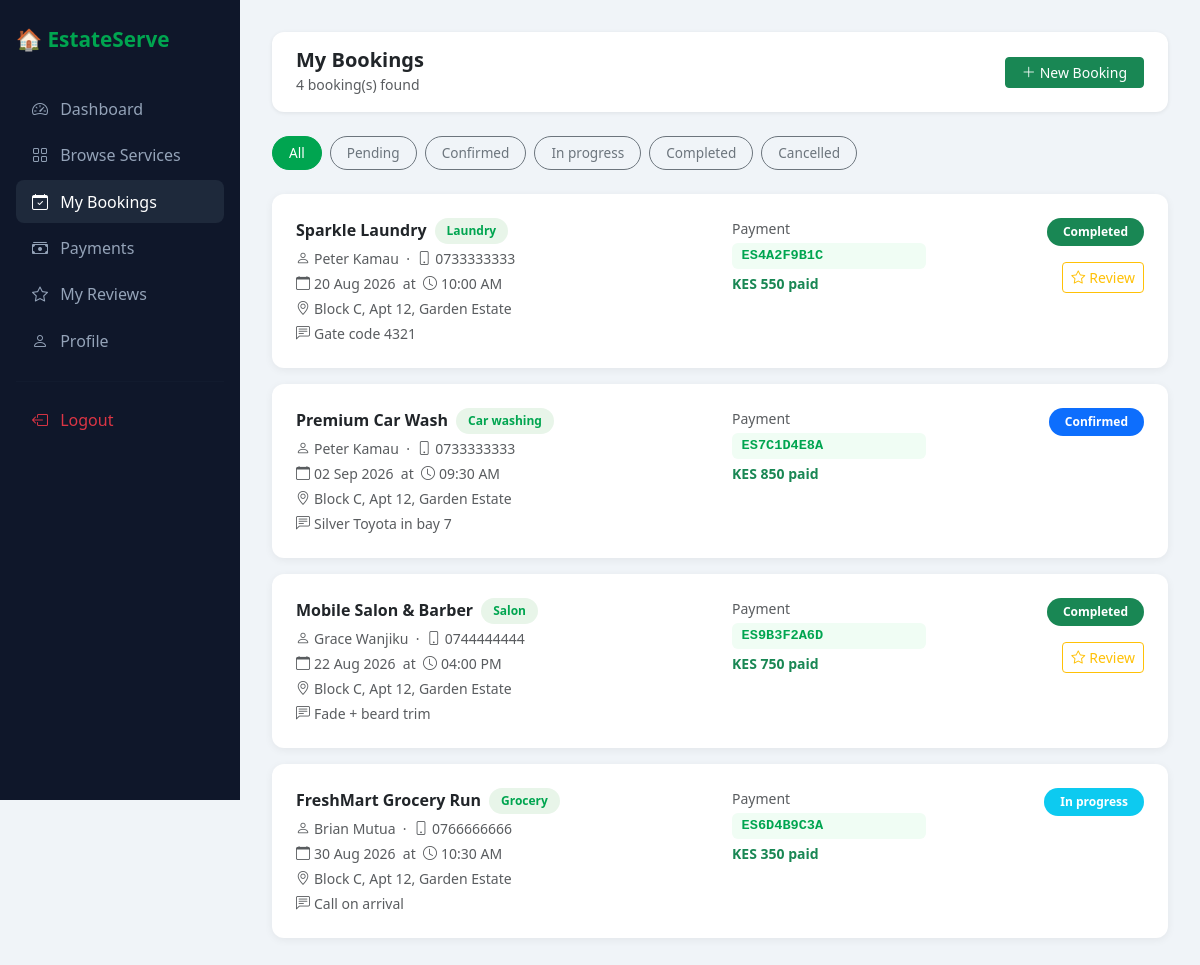
The page /resident/bookings.php (signed in) on the database its author committed.
### tables this page shows
CREATE TABLE bookings (
    id           INT AUTO_INCREMENT PRIMARY KEY,
    resident_id  INT NOT NULL,
    service_id   INT NOT NULL,
    provider_id  INT NULL,
    booking_date DATE NOT NULL,
    booking_time TIME NOT NULL,
    address      VARCHAR(255) NOT NULL,
    notes        TEXT,
    status       ENUM('pending','confirmed','in_progress','completed','cancelled')
                 NOT NULL DEFAULT 'pending',
    created_at   TIMESTAMP NOT NULL DEFAULT CURRENT_TIMESTAMP,
    CONSTRAINT fk_bookings_resident FOREIGN KEY (resident_id)
        REFERENCES users(id)    ON DELETE CASCADE,
    CONSTRAINT fk_bookings_service  FOREIGN KEY (service_id)
        REFERENCES services(id) ON DELETE CASCADE,
    CONSTRAINT fk_bookings_provider FOREIGN KEY (provider_id)
        REFERENCES users(id)    ON DELETE SET NULL
);

CREATE TABLE services (
    id          INT AUTO_INCREMENT PRIMARY KEY,
    name        VARCHAR(150) NOT NULL,
    category    ENUM('laundry','car_washing','grocery','house_cleaning',
                     'plumbing','food_delivery','salon') NOT NULL,
    description TEXT,
    price       DECIMAL(10,2) NOT NULL DEFAULT 0,
    provider_id INT NULL,
    status      ENUM('available','unavailable') NOT NULL DEFAULT 'available',
    created_at  TIMESTAMP NOT NULL DEFAULT CURRENT_TIMESTAMP,
    CONSTRAINT fk_services_provider FOREIGN KEY (provider_id)
        REFERENCES users(id) ON DELETE SET NULL
);

CREATE TABLE users (
    id         INT AUTO_INCREMENT PRIMARY KEY,
    full_name  VARCHAR(150) NOT NULL,
    email      VARCHAR(150) NOT NULL UNIQUE,
    phone      VARCHAR(30)  NOT NULL,
    password   VARCHAR(255) NOT NULL,
    role       ENUM('admin','resident','provider','delivery') NOT NULL,
    status     ENUM('active','inactive','pending') NOT NULL DEFAULT 'active',
    created_at TIMESTAMP NOT NULL DEFAULT CURRENT_TIMESTAMP
);

CREATE TABLE payments (
    id               INT AUTO_INCREMENT PRIMARY KEY,
    booking_id       INT NOT NULL,
    resident_id      INT NOT NULL,
    amount           DECIMAL(10,2) NOT NULL,
    phone            VARCHAR(30) NOT NULL,
    transaction_code VARCHAR(50) NOT NULL,
    status           ENUM('success','pending','failed') NOT NULL DEFAULT 'success',
    paid_at          TIMESTAMP NOT NULL DEFAULT CURRENT_TIMESTAMP,
    CONSTRAINT fk_payments_booking  FOREIGN KEY (booking_id)
        REFERENCES bookings(id) ON DELETE CASCADE,
    CONSTRAINT fk_payments_resident FOREIGN KEY (resident_id)
        REFERENCES users(id)    ON DELETE CASCADE
);

### resident/bookings.php (the view, shortened to what this page needs)
<?php
require_once '../includes/db.php';
$user_id = $_SESSION['user_id'];
$filter = isset($_GET['status']) ? $_GET['status'] : 'all';
$where  = $filter !== 'all' ? "AND b.status = '$filter'" : '';
$stmt = $pdo->prepare("
    SELECT b.*, s.name AS service, s.category, s.price,
           u.full_name AS provider, u.phone AS provider_phone,
           p.transaction_code, p.status AS payment_status, p.amount
    FROM bookings b
    JOIN services s ON b.service_id = s.id
    JOIN users u ON b.provider_id = u.id
    LEFT JOIN payments p ON p.booking_id = b.id
    WHERE b.resident_id = ? $where
    ORDER BY b.created_at DESC
");
$stmt->execute([$user_id]);
$bookings = $stmt->fetchAll();
$status_colors = [
    'pending'     => 'warning',
    'confirmed'   => 'primary',
    'in_progress' => 'info',
    'completed'   => 'success',
    'cancelled'   => 'danger',
];
?>
<!DOCTYPE html>
<html lang="en">
<head>
  <link href="https://cdn.jsdelivr.net/npm/bootstrap@5.3.0/dist/css/bootstrap.min.css" rel="stylesheet">
  <link href="https://cdn.jsdelivr.net/npm/bootstrap-icons@1.10.5/font/bootstrap-icons.css" rel="stylesheet">
</head>
<body>
<div class="sidebar">
  <span class="brand">🏠 EstateServe</span>
  <nav class="nav flex-column">
    <a href="dashboard.php" class="nav-link"><i class="bi bi-speedometer2"></i> Dashboard</a>
    <a href="services.php"  class="nav-link"><i class="bi bi-grid"></i> Browse Services</a>
    <a href="bookings.php"  class="nav-link active"><i class="bi bi-calendar-check"></i> My Bookings</a>
    <a href="payments.php"  class="nav-link"><i class="bi bi-cash-stack"></i> Payments</a>
    <a href="reviews.php"   class="nav-link"><i class="bi bi-star"></i> My Reviews</a>
    <a href="profile.php"   class="nav-link"><i class="bi bi-person"></i> Profile</a>
    <hr style="border-color:#1e293b">
    <a href="../logout.php" class="nav-link text-danger"><i class="bi bi-box-arrow-left"></i> Logout</a>
  </nav>
</div>
<div class="main">
  <div class="topbar d-flex justify-content-between align-items-center">
    <div>
      <h5 class="mb-0 fw-bold">My Bookings</h5>
      <small class="text-muted"><?= count($bookings) ?> booking(s) found</small>
    </div>
    <a href="services.php" class="btn btn-success btn-sm px-3">
      <i class="bi bi-plus-lg me-1"></i>New Booking
    </a>
  </div>
  <div class="d-flex gap-2 mb-4 flex-wrap">
    <?php foreach (['all','pending','confirmed','in_progress','completed','cancelled'] as $f): ?>
    <a href="?status=<?= $f ?>"
       class="btn btn-outline-secondary filter-btn <?= $filter === $f ? 'active' : '' ?>">
      <?= ucfirst(str_replace('_',' ',$f)) ?>
    </a>
    <?php endforeach; ?>
  </div>
  <?php if (empty($bookings)): ?>
    <div class="text-center py-5 text-muted">
      <i class="bi bi-calendar-x fs-1 d-block mb-3"></i>
      <h5>No bookings found</h5>
      <p>You haven't made any bookings yet.</p>
      <a href="services.php" class="btn btn-success px-4">Book a Service</a>
    </div>
  <?php else: ?>
    <?php foreach ($bookings as $b): ?>
    <div class="booking-card card">
      <div class="card-body p-4">
        <div class="row align-items-start">
          <div class="col-md-6">
            <div class="d-flex align-items-start gap-3">
              <div>
                <div class="d-flex align-items-center gap-2 mb-1">
                  <h6 class="fw-bold mb-0"><?= htmlspecialchars($b['service']) ?></h6>
                  <span class="category-badge"><?= str_replace('_',' ',ucfirst($b['category'])) ?></span>
                </div>
                <div class="text-muted small mb-1">
                  <i class="bi bi-person me-1"></i><?= htmlspecialchars($b['provider']) ?>
                  &nbsp;·&nbsp;
                  <i class="bi bi-phone me-1"></i><?= htmlspecialchars($b['provider_phone']) ?>
                </div>
                <div class="text-muted small mb-1">
                  <i class="bi bi-calendar me-1"></i><?= date('d M Y', strtotime($b['booking_date'])) ?>
                  &nbsp;at&nbsp;
                  <i class="bi bi-clock me-1"></i><?= date('h:i A', strtotime($b['booking_time'])) ?>
                </div>
                <div class="text-muted small">
                  <i class="bi bi-geo-alt me-1"></i><?= htmlspecialchars($b['address']) ?>
                </div>
                <?php if ($b['notes']): ?>
                <div class="text-muted small mt-1">
                  <i class="bi bi-chat-left-text me-1"></i><?= htmlspecialchars($b['notes']) ?>
                </div>
                <?php endif; ?>
              </div>
            </div>
          </div>
          <div class="col-md-3 mt-3 mt-md-0">
            <div class="small text-muted mb-1">Payment</div>
            <?php if ($b['transaction_code']): ?>
              <div class="txn-code"><?= $b['transaction_code'] ?></div>
              <div class="text-success small mt-1 fw-semibold">KES <?= number_format($b['amount'], 0) ?> paid</div>
            <?php else: ?>
              <span class="badge bg-warning text-dark">Unpaid</span>
              <br>
              <a href="payment.php?booking=<?= $b['id'] ?>" class="btn btn-sm btn-success mt-1">Pay Now</a>
            <?php endif; ?>
          </div>
          <div class="col-md-3 mt-3 mt-md-0 text-md-end">
            <span class="badge bg-<?= $status_colors[$b['status']] ?> px-3 py-2 rounded-pill mb-2 d-inline-block">
              <?= ucfirst(str_replace('_',' ',$b['status'])) ?>
            </span>
            <div class="d-flex gap-2 justify-content-md-end mt-2">
              <?php if ($b['status'] === 'completed' && $b['transaction_code']): ?>
                <a href="review.php?booking=<?= $b['id'] ?>"
                   class="btn btn-sm btn-outline-warning">
                  <i class="bi bi-star me-1"></i>Review
                </a>
              <?php endif; ?>
            </div>
          </div>
        </div>
      </div>
    </div>
    <?php endforeach; ?>
  <?php endif; ?>
</div>
</body>
</html>

### resident/bookings.php (style rules this page uses)
body { background: #f0f4f8; }
.sidebar { background: #0f172a; min-height: 100vh; width: 240px; position: fixed; top: 0; left: 0; padding: 1.5rem 1rem; }
.sidebar .brand { color: #00A550; font-weight: 700; font-size: 1.3rem; margin-bottom: 2rem; display: block; }
.sidebar .nav-link { color: #94a3b8; border-radius: 8px; padding: .6rem 1rem; margin-bottom: .2rem; }
.sidebar .nav-link:hover, .sidebar .nav-link.active { background: #1e293b; color: #fff; }
.sidebar .nav-link i { margin-right: 8px; }
.main { margin-left: 240px; padding: 2rem; }
.topbar { background: #fff; border-radius: 12px; padding: 1rem 1.5rem; margin-bottom: 1.5rem; box-shadow: 0 1px 4px rgba(0,0,0,.08); }
.booking-card { border: none; border-radius: 12px; margin-bottom: 1rem; box-shadow: 0 2px 8px rgba(0,0,0,.06); transition: transform .2s; }
.category-badge { display: inline-block; padding: .25rem .75rem; border-radius: 99px; font-size: .75rem; font-weight: 600; background: #e8f5e9; color: #00A550; }
.filter-btn { border-radius: 99px; font-size: .85rem; padding: .35rem 1rem; }
.filter-btn.active { background: #00A550; color: #fff; border-color: #00A550; }
.txn-code { font-family: monospace; background: #f0fdf4; color: #00A550; padding: .2rem .6rem; border-radius: 6px; font-size: .85rem; font-weight: 600; }

### rows shown on the page
bookings: service.name "Sparkle Laundry", service.category "Laundry", provider.full_name "Peter Kamau", provider.phone "0733333333", booking_date "20 Aug 2026", booking_time "10:00 AM", address "Block C, Apt 12, Garden Estate", notes "Gate code 4321", payments.transaction_code "ES4A2F9B1C", payments.amount "550", status "Completed"
bookings: service.name "Premium Car Wash", service.category "Car washing", provider.full_name "Peter Kamau", provider.phone "0733333333", booking_date "02 Sep 2026", booking_time "09:30 AM", address "Block C, Apt 12, Garden Estate", notes "Silver Toyota in bay 7", payments.transaction_code "ES7C1D4E8A", payments.amount "850", status "Confirmed"
bookings: service.name "Mobile Salon & Barber", service.category "Salon", provider.full_name "Grace Wanjiku", provider.phone "0744444444", booking_date "22 Aug 2026", booking_time "04:00 PM", address "Block C, Apt 12, Garden Estate", notes "Fade + beard trim", payments.transaction_code "ES9B3F2A6D", payments.amount "750", status "Completed"
bookings: service.name "FreshMart Grocery Run", service.category "Grocery", provider.full_name "Brian Mutua", provider.phone "0766666666", booking_date "30 Aug 2026", booking_time "10:30 AM", address "Block C, Apt 12, Garden Estate", notes "Call on arrival", payments.transaction_code "ES6D4B9C3A", payments.amount "350", status "In progress"

### other values the page prints
count($bookings) "4"
str_replace('_',' ',$f) "All"
str_replace('_',' ',$f) "Pending"
str_replace('_',' ',$f) "Confirmed"
str_replace('_',' ',$f) "In progress"
str_replace('_',' ',$f) "Completed"
str_replace('_',' ',$f) "Cancelled"
